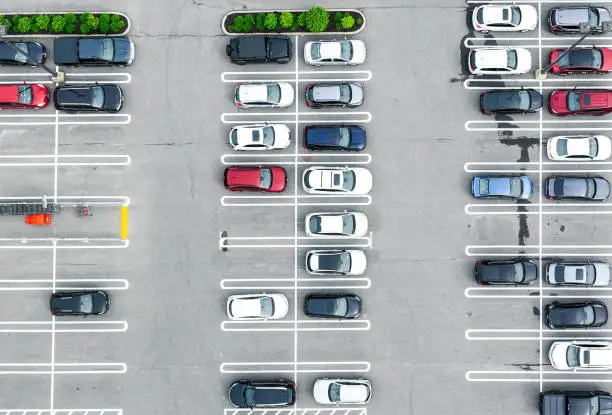
#> input picture ParkingSpot/parking.jpg, 612 x 415 px
$ python main.py
#> lines starting #> are read from the running program, lines starting #| are printed output that depends on the picture; after the words box and inside, x2 and y2 are one past the last pixel; in counts of white or black regions, pixels touching at a corner belong together
import cv2
import numpy as np
import matplotlib.pyplot as plt

IMAGE_PATH = "parking.jpg"

# ==========================================================
# AI PART 1 — K-MEANS (implemented manually using NumPy)
# ==========================================================
def kmeans_1d(data, k=6, iterations=15):
    data = np.array(data).reshape(-1, 1)

    # initialize centers
    centers = np.linspace(np.min(data), np.max(data), k)

    for _ in range(iterations):
        # assign to nearest center
        distances = np.abs(data - centers.reshape(1, -1))
        labels = np.argmin(distances, axis=1)

        # recompute centers
        new_centers = []
        for i in range(k):
            pts = data[labels == i]
            if len(pts) > 0:
                new_centers.append(np.mean(pts))
            else:
                new_centers.append(centers[i])
        centers = np.array(new_centers)

    return labels, centers


# ==========================================================
# AI PART 2 — Detect cars using simple CV (no YOLO)
# ==========================================================
def detect_car_pixels(gray):
    # Cars are darker; threshold picks dark pixels
    _, mask = cv2.threshold(gray, 160, 255, cv2.THRESH_BINARY_INV)
    ys, xs = np.where(mask > 0)
    return xs, ys, mask


# ==========================================================
# AI PART 3 — Cluster car x-positions into parking columns
# ==========================================================
def detect_columns_ai(xs, img_width):
    if len(xs) == 0:
        print("No car pixels detected!")
        return [(0, img_width)]

    # How many columns to find?
    # Try 6 because your images have ~6 columns
    k = 6

    labels, centers = kmeans_1d(xs, k=k)

    # sort centers left→right
    sorted_idx = np.argsort(centers)
    centers = centers[sorted_idx]

    # Convert centers to column boundaries
    boundaries = []
    prev = 0
    for c in centers[:-1]:
        mid = int((c + centers[np.where(centers == c)[0][0] + 1]) / 2)
        boundaries.append((prev, mid))
        prev = mid
    boundaries.append((prev, img_width))

    return boundaries


# ==========================================================
# 4. Compute emptiness for each AI column
# ==========================================================
def compute_column_emptiness(gray, columns):
    _, dark_mask = cv2.threshold(gray, 160, 255, cv2.THRESH_BINARY_INV)
    emptiness_scores = []

    for (x1, x2) in columns:
        col_mask = dark_mask[:, x1:x2]
        car_fraction = np.mean(col_mask > 0)
        emptiness = 1.0 - car_fraction
        emptiness_scores.append(emptiness)

    return emptiness_scores


# ==========================================================
# 5. Draw the winner column
# ==========================================================
def draw_winner(img, columns, emptiness_scores):
    best_idx = int(np.argmax(emptiness_scores))
    x1, x2 = columns[best_idx]
    H = img.shape[0]

    out = img.copy()
    cv2.rectangle(out, (x1, 0), (x2, H), (0, 0, 255), 8)
    cv2.putText(out, f"BEST COL (AI): {best_idx+1}",
                (x1 + 10, 80),
                cv2.FONT_HERSHEY_SIMPLEX,
                2,
                (0, 0, 255),
                4)

    print("\nAI detected columns:", len(columns))
    print("Column boundaries:", columns)
    print("\nEmptiness scores:")
    for i, e in enumerate(emptiness_scores, 1):
        print(f"  Column {i}: {e:.3f}")

    print(f"\nWinner (AI): Column {best_idx+1}")

    plt.figure(figsize=(14, 7))
    plt.imshow(cv2.cvtColor(out, cv2.COLOR_BGR2RGB))
    plt.axis("off")
    plt.show()


# ==========================================================
# MAIN PIPELINE
# ==========================================================
def main():
    img = cv2.imread(IMAGE_PATH)
#> img is the input picture: shape (415, 612, 3); mean B, G, R 170.5, 168.9, 164.4
    if img is None:
        print("Could not load image.")
        return

    gray = cv2.cvtColor(img, cv2.COLOR_BGR2GRAY)
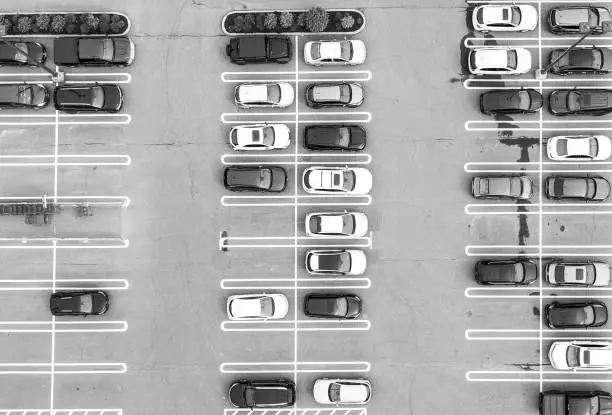
#> gray: shape (415, 612); min 0, max 255, mean 167.9

    print("Detecting car pixels (AI input)...")
    xs, ys, mask = detect_car_pixels(gray)
#> in detect_car_pixels, `_, mask = cv2.threshold(gray, 160, 255, cv2.THRESH_BINARY_INV)`:
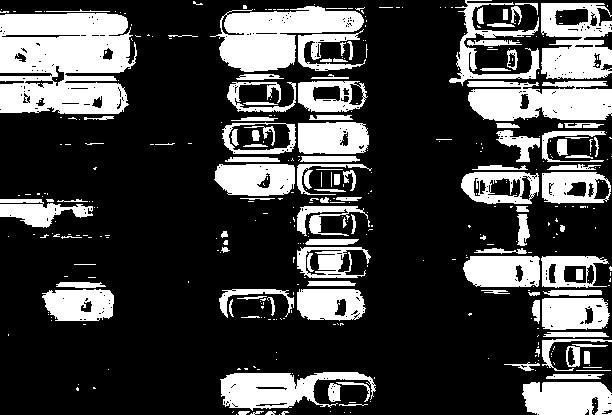
#> mask: shape (415, 612); 26.8% white; 392 white regions (279 under 20 px), largest, box (x1, y1, x2, y2) and area: (0, 13, 137, 114) 11300, (210, 6, 364, 72) 5532, (467, 81, 612, 121) 4685

    print("Running AI clustering (K-Means)...")
    columns = detect_columns_ai(xs, gray.shape[1])
#> in detect_columns_ai, `labels, centers = kmeans_1d(xs, k=k)`: centers = [31.83, 91.95, 255.1, 327.3, 501.7, 572.5]
#> in detect_columns_ai, `sorted_idx = np.argsort(centers)`: sorted_idx = [0, 1, 2, 3, 4, 5]
#> the loop in detect_columns_ai, `for c in centers[:-1]:` made 5 passes
#> (c, mid, prev) on passes 1 to 5: (31.83, 61, 61), (91.95, 173, 173), (255.1, 291, 291), (327.3, 414, 414), (501.7, 537, 537)
#> after the loop in detect_columns_ai, `for c in centers[:-1]:`: boundaries = [(0, 61), (61, 173), (173, 291), (291, 414), (414, 537)]
#> columns = [(0, 61), (61, 173), (173, 291), (291, 414), (414, 537), (537, 612)]

    print("Computing emptiness scores...")
    emptiness_scores = compute_column_emptiness(gray, columns)
#> the loop in compute_column_emptiness, `for (x1, x2) in columns:` made 6 passes
#> (x1, x2, car_fraction, emptiness) on passes 1 to 6: (0, 61, 0.278, 0.722), (61, 173, 0.179, 0.821), (173, 291, 0.236, 0.764), (291, 414, 0.277, 0.723), (414, 537, 0.204, 0.796), (537, 612, 0.533, 0.467)
#> pass 1, in compute_column_emptiness, `col_mask = dark_mask[:, x1:x2]`:
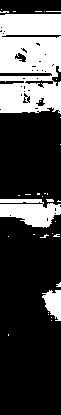
#> col_mask: shape (415, 61); 27.8% white; 33 white regions (29 under 20 px), largest, box (x1, y1, x2, y2) and area: (0, 14, 61, 114) 5300, (0, 199, 61, 228) 1190, (42, 290, 61, 321) 393, (46, 199, 54, 202) 21
#> pass 2, in compute_column_emptiness, `col_mask = dark_mask[:, x1:x2]`:
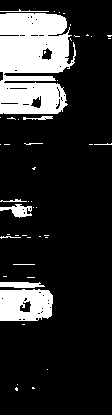
#> col_mask: shape (415, 112); 17.9% white; 48 white regions (37 under 20 px), largest, box (x1, y1, x2, y2) and area: (0, 13, 76, 114) 6000, (0, 289, 53, 321) 1473, (0, 204, 32, 218) 229
#> pass 3, in compute_column_emptiness, `col_mask = dark_mask[:, x1:x2]`:
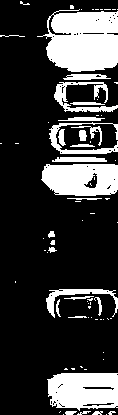
#> col_mask: shape (415, 118); 23.6% white; 77 white regions (51 under 20 px), largest, box (x1, y1, x2, y2) and area: (37, 9, 118, 72) 3827, (47, 373, 118, 411) 2250, (41, 164, 118, 196) 2103
#> after the loop in compute_column_emptiness, `for (x1, x2) in columns:`: emptiness_scores = [0.722, 0.821, 0.764, 0.723, 0.796, 0.467]
#> emptiness_scores = [0.722, 0.821, 0.764, 0.723, 0.796, 0.467]

    print("Drawing AI winner...")
    draw_winner(img, columns, emptiness_scores)
#> in draw_winner, `best_idx = int(np.argmax(emptiness_scores))`: best_idx = 1
#> in draw_winner, `x1, x2 = columns[best_idx]`: x1 = 61; x2 = 173
#> in draw_winner, `cv2.putText(out, f"BEST COL (AI): {best_idx+1}", (x1 + 10, 80), cv2.FO..`:
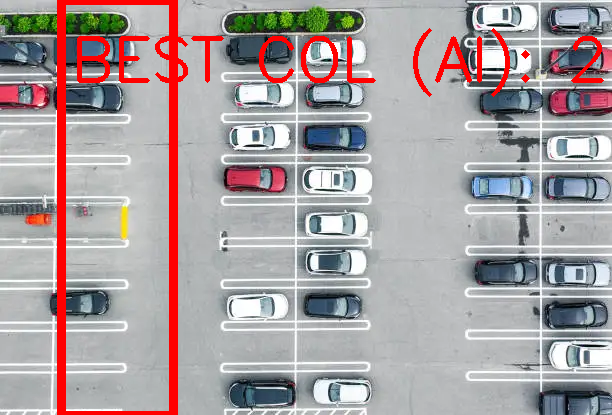
#> out: shape (415, 612, 3); mean B, G, R 161.3, 159.7, 169.5
#| AI detected columns: 6
#| Column boundaries: [(0, 61), (61, 173), (173, 291), (291, 414), (414, 537), (537, 612)]
#> the loop in draw_winner, `for i, e in enumerate(emptiness_scores, 1):` made 6 passes
#> e on passes 1 to 6: 0.722, 0.821, 0.764, 0.723, 0.796, 0.467
#|   Column 1: 0.722
#|   Column 2: 0.821
#|   Column 3: 0.764
#|   Column 4: 0.723
#|   Column 5: 0.796
#|   Column 6: 0.467
#| Winner (AI): Column 2


if __name__ == "__main__":
    main()

$ run again, with ParkingSpot/fdfa.jpg copied over ParkingSpot/parking.jpg
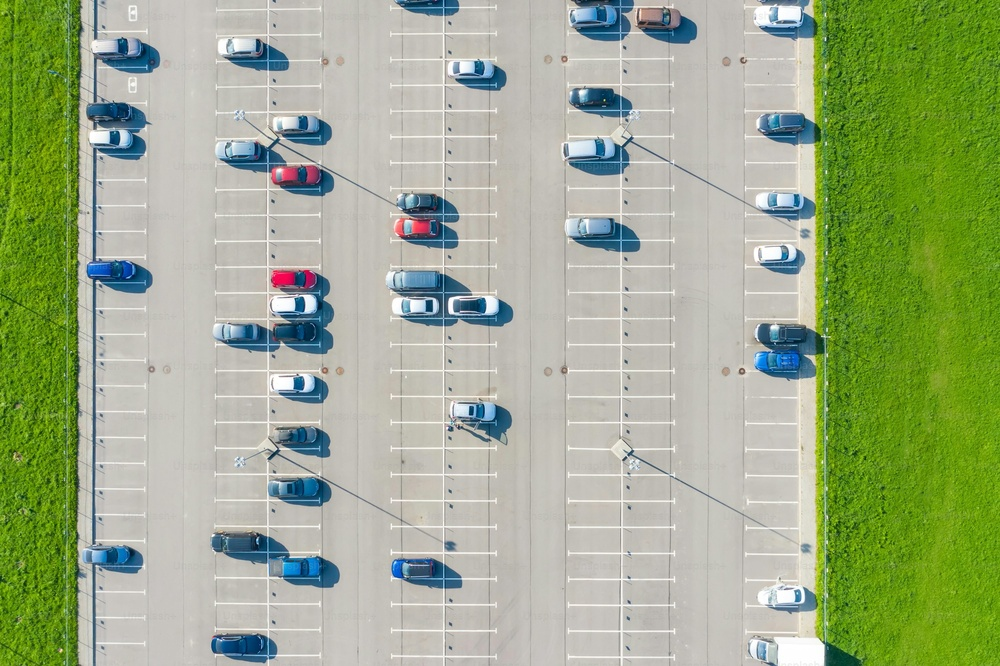
#> input picture ParkingSpot/fdfa.jpg, 1000 x 666 px, shrunk from 3000 x 1999 before the run
#> in main, img is the input picture: shape (666, 1000, 3); mean B, G, R 138.1, 172.5, 158.5
#> in detect_car_pixels, `_, mask = cv2.threshold(gray, 160, 255, cv2.THRESH_BINARY_INV)`:
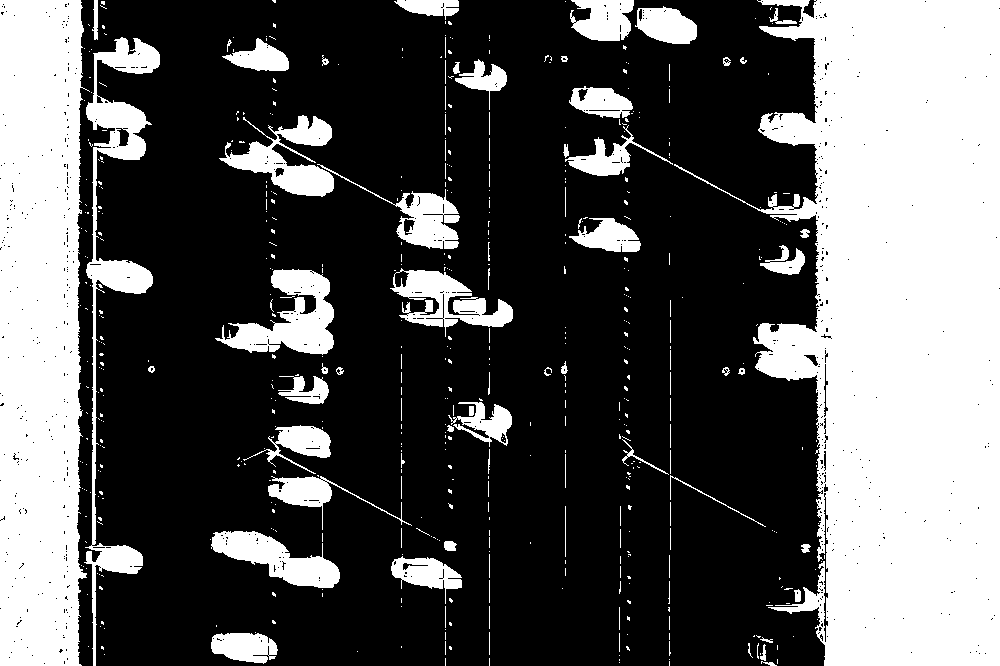
#> mask: shape (666, 1000); 34.8% white; 539 white regions (453 under 20 px), largest, box (x1, y1, x2, y2) and area: (674, 0, 1000, 666) 127623, (0, 0, 90, 666) 52510, (84, 37, 160, 666) 8518
#> in detect_columns_ai, `labels, centers = kmeans_1d(xs, k=k)`: centers = [50.34, 285.1, 446.7, 621.4, 849.5, 949.5]
#> sorted_idx = [0, 1, 2, 3, 4, 5]
#> the loop in detect_columns_ai, `for c in centers[:-1]:` made 5 passes
#> (c, mid, prev) on passes 1 to 5: (50.34, 167, 167), (285.1, 365, 365), (446.7, 534, 534), (621.4, 735, 735), (849.5, 899, 899)
#> after the loop in detect_columns_ai, `for c in centers[:-1]:`: boundaries = [(0, 167), (167, 365), (365, 534), (534, 735), (735, 899)]
#> columns = [(0, 167), (167, 365), (365, 534), (534, 735), (735, 899), (899, 1000)]
#> the loop in compute_column_emptiness, `for (x1, x2) in columns:` made 6 passes
#> (x1, x2, car_fraction, emptiness) on passes 1 to 6: (0, 167, 0.554, 0.446), (167, 365, 0.148, 0.852), (365, 534, 0.108, 0.892), (534, 735, 0.0717, 0.928), (735, 899, 0.564, 0.436), (899, 1000, 0.999, 0.000833)
#> after the loop in compute_column_emptiness, `for (x1, x2) in columns:`: emptiness_scores = [0.446, 0.852, 0.892, 0.928, 0.436, 0.000833]
#> best_idx = 3
#> in draw_winner, `x1, x2 = columns[best_idx]`: x1 = 534; x2 = 735
#> in draw_winner, `cv2.putText(out, f"BEST COL (AI): {best_idx+1}", (x1 + 10, 80), cv2.FO..`:
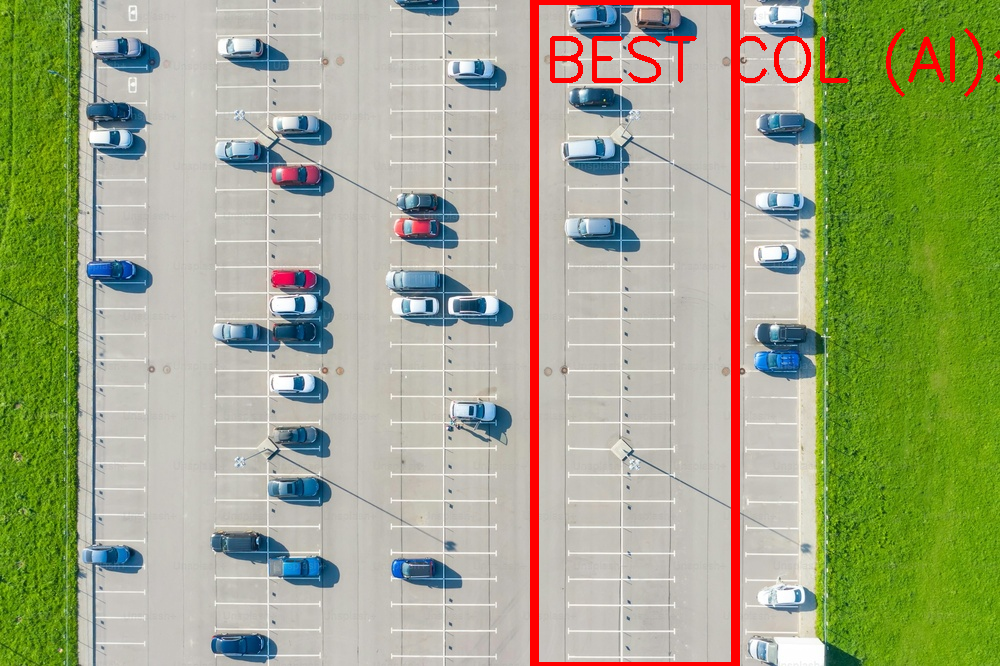
#> out: shape (666, 1000, 3); mean B, G, R 133.5, 167.4, 160.6
#| AI detected columns: 6
#| Column boundaries: [(0, 167), (167, 365), (365, 534), (534, 735), (735, 899), (899, 1000)]
#> the loop in draw_winner, `for i, e in enumerate(emptiness_scores, 1):` made 6 passes
#> e on passes 1 to 6: 0.446, 0.852, 0.892, 0.928, 0.436, 0.000833
#> (printed output is left out)
#| Winner (AI): Column 4
